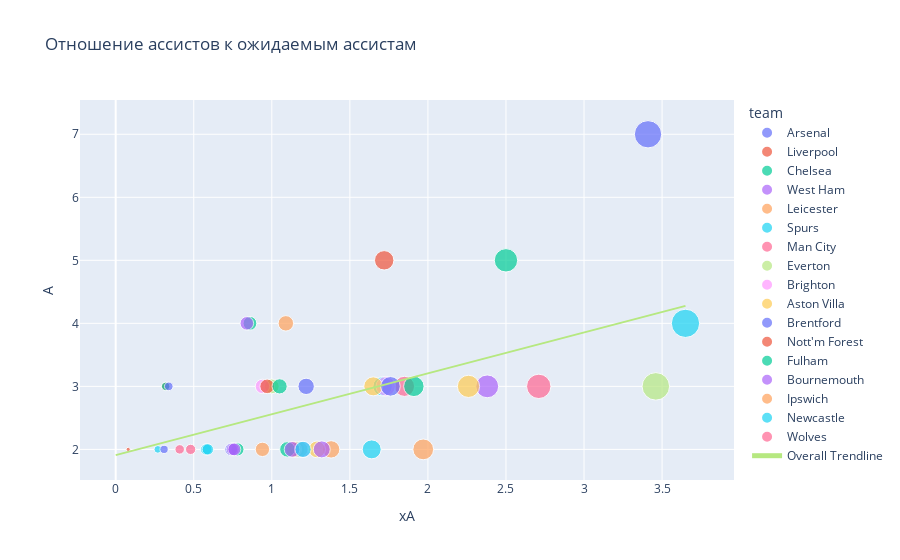

The notebook cell saved with this chart:
### Code cell
fig = px.scatter(
    players.sort_values("A", ascending=False).head(50),
    x="xA",
    y="A",
    color="team",
    trendline="ols",
    trendline_scope="overall",
    hover_name="player_name",
    size="xA",
    title="Отношение ассистов к ожидаемым ассистам",
)
fig.show()

### Figure 1 — Plotly figure (JSON) as saved in the notebook; plotly's stock layout.template omitted (floating-point values rounded to 4 significant figures)
{"data": [{"hovertemplate": "<b>%{hovertext}</b><br><br>team=Arsenal<br>xA=%{marker.size}<br>A=%{y}<extra></extra>", "hovertext": ["Saka"], "legendgroup": "Arsenal", "marker": {"color": "#636efa", "size": [3.41], "sizemode": "area", "sizeref": 0.009125, "symbol": "circle"}, "mode": "markers", "name": "Arsenal", "orientation": "v", "showlegend": true, "type": "scatter", "x": [3.41], "xaxis": "x", "y": [7], "yaxis": "y"}, {"hovertemplate": "<b>%{hovertext}</b><br><br>team=Liverpool<br>xA=%{marker.size}<br>A=%{y}<extra></extra>", "hovertext": ["M.Salah", "Diogo J.", "Jones", "Luis Díaz"], "legendgroup": "Liverpool", "marker": {"color": "#EF553B", "size": [1.72, 0.32, 0.08, 1.16], "sizemode": "area", "sizeref": 0.009125, "symbol": "circle"}, "mode": "markers", "name": "Liverpool", "orientation": "v", "showlegend": true, "type": "scatter", "x": [1.72, 0.32, 0.08, 1.16], "xaxis": "x", "y": [5, 3, 2, 2], "yaxis": "y"}, {"hovertemplate": "<b>%{hovertext}</b><br><br>team=Chelsea<br>xA=%{marker.size}<br>A=%{y}<extra></extra>", "hovertext": ["Palmer", "Sancho", "N.Jackson", "Caicedo", "Neto"], "legendgroup": "Chelsea", "marker": {"color": "#00cc96", "size": [2.5, 0.86, 0.32, 1.18, 0.78], "sizemode": "area", "sizeref": 0.009125, "symbol": "circle"}, "mode": "markers", "name": "Chelsea", "orientation": "v", "showlegend": true, "type": "scatter", "x": [2.5, 0.86, 0.32, 1.18, 0.78], "xaxis": "x", "y": [5, 4, 3, 2, 2], "yaxis": "y"}, {"hovertemplate": "<b>%{hovertext}</b><br><br>team=West Ham<br>xA=%{marker.size}<br>A=%{y}<extra></extra>", "hovertext": ["Antonio", "Bowen", "Ings"], "legendgroup": "West Ham", "marker": {"color": "#ab63fa", "size": [0.84, 2.38, 0], "sizemode": "area", "sizeref": 0.009125, "symbol": "circle"}, "mode": "markers", "name": "West Ham", "orientation": "v", "showlegend": true, "type": "scatter", "x": [0.84, 2.38, 0], "xaxis": "x", "y": [4, 3, 2], "yaxis": "y"}, {"hovertemplate": "<b>%{hovertext}</b><br><br>team=Leicester<br>xA=%{marker.size}<br>A=%{y}<extra></extra>", "hovertext": ["Ndidi", "Buonanotte", "A.Fatawu", "Winks"], "legendgroup": "Leicester", "marker": {"color": "#FFA15A", "size": [1.09, 0.94, 1.38, 1.14], "sizemode": "area", "sizeref": 0.009125, "symbol": "circle"}, "mode": "markers", "name": "Leicester", "orientation": "v", "showlegend": true, "type": "scatter", "x": [1.09, 0.94, 1.38, 1.14], "xaxis": "x", "y": [4, 2, 2, 2], "yaxis": "y"}, {"hovertemplate": "<b>%{hovertext}</b><br><br>team=Spurs<br>xA=%{marker.size}<br>A=%{y}<extra></extra>", "hovertext": ["Maddison", "Son", "Kulusevski", "Johnson", "P.M.Sarr", "Solanke"], "legendgroup": "Spurs", "marker": {"color": "#19d3f3", "size": [3.65, 1.71, 1.64, 0.58, 0.27, 0.59], "sizemode": "area", "sizeref": 0.009125, "symbol": "circle"}, "mode": "markers", "name": "Spurs", "orientation": "v", "showlegend": true, "type": "scatter", "x": [3.65, 1.71, 1.64, 0.58, 0.27, 0.59], "xaxis": "x", "y": [4, 3, 2, 2, 2, 2], "yaxis": "y"}, {"hovertemplate": "<b>%{hovertext}</b><br><br>team=Man City<br>xA=%{marker.size}<br>A=%{y}<extra></extra>", "hovertext": ["Sávio", "Bernardo", "Lewis"], "legendgroup": "Man City", "marker": {"color": "#FF6692", "size": [2.71, 1.85, 0.48], "sizemode": "area", "sizeref": 0.009125, "symbol": "circle"}, "mode": "markers", "name": "Man City", "orientation": "v", "showlegend": true, "type": "scatter", "x": [2.71, 1.85, 0.48], "xaxis": "x", "y": [3, 3, 2], "yaxis": "y"}, {"hovertemplate": "<b>%{hovertext}</b><br><br>team=Everton<br>xA=%{marker.size}<br>A=%{y}<extra></extra>", "hovertext": ["McNeil", "Young"], "legendgroup": "Everton", "marker": {"color": "#B6E880", "size": [3.46, 1], "sizemode": "area", "sizeref": 0.009125, "symbol": "circle"}, "mode": "markers", "name": "Everton", "orientation": "v", "showlegend": true, "type": "scatter", "x": [3.46, 1], "xaxis": "x", "y": [3, 3], "yaxis": "y"}, {"hovertemplate": "<b>%{hovertext}</b><br><br>team=Brighton<br>xA=%{marker.size}<br>A=%{y}<extra></extra>", "hovertext": ["Georginio", "Mitoma", "Minteh"], "legendgroup": "Brighton", "marker": {"color": "#FF97FF", "size": [0.94, 1.73, 1.2], "sizemode": "area", "sizeref": 0.009125, "symbol": "circle"}, "mode": "markers", "name": "Brighton", "orientation": "v", "showlegend": true, "type": "scatter", "x": [0.94, 1.73, 1.2], "xaxis": "x", "y": [3, 3, 2], "yaxis": "y"}, {"hovertemplate": "<b>%{hovertext}</b><br><br>team=Aston Villa<br>xA=%{marker.size}<br>A=%{y}<extra></extra>", "hovertext": ["Digne", "Tielemans", "Bailey"], "legendgroup": "Aston Villa", "marker": {"color": "#FECB52", "size": [1.65, 2.26, 1.29], "sizemode": "area", "sizeref": 0.009125, "symbol": "circle"}, "mode": "markers", "name": "Aston Villa", "orientation": "v", "showlegend": true, "type": "scatter", "x": [1.65, 2.26, 1.29], "xaxis": "x", "y": [3, 3, 2], "yaxis": "y"}, {"hovertemplate": "<b>%{hovertext}</b><br><br>team=Brentford<br>xA=%{marker.size}<br>A=%{y}<extra></extra>", "hovertext": ["Damsgaard", "Collins", "Lewis-Potter", "Janelt", "Wissa"], "legendgroup": "Brentford", "marker": {"color": "#636efa", "size": [1.76, 0.34, 1.22, 0.74, 0.31], "sizemode": "area", "sizeref": 0.009125, "symbol": "circle"}, "mode": "markers", "name": "Brentford", "orientation": "v", "showlegend": true, "type": "scatter", "x": [1.76, 0.34, 1.22, 0.74, 0.31], "xaxis": "x", "y": [3, 3, 3, 2, 2], "yaxis": "y"}, {"hovertemplate": "<b>%{hovertext}</b><br><br>team=Nott'm Forest<br>xA=%{marker.size}<br>A=%{y}<extra></extra>", "hovertext": ["Anderson"], "legendgroup": "Nott'm Forest", "marker": {"color": "#EF553B", "size": [0.97], "sizemode": "area", "sizeref": 0.009125, "symbol": "circle"}, "mode": "markers", "name": "Nott'm Forest", "orientation": "v", "showlegend": true, "type": "scatter", "x": [0.97], "xaxis": "x", "y": [3], "yaxis": "y"}, {"hovertemplate": "<b>%{hovertext}</b><br><br>team=Fulham<br>xA=%{marker.size}<br>A=%{y}<extra></extra>", "hovertext": ["Adama", "Robinson", "Smith Rowe"], "legendgroup": "Fulham", "marker": {"color": "#00cc96", "size": [1.91, 1.05, 1.1], "sizemode": "area", "sizeref": 0.009125, "symbol": "circle"}, "mode": "markers", "name": "Fulham", "orientation": "v", "showlegend": true, "type": "scatter", "x": [1.91, 1.05, 1.1], "xaxis": "x", "y": [3, 3, 2], "yaxis": "y"}, {"hovertemplate": "<b>%{hovertext}</b><br><br>team=Bournemouth<br>xA=%{marker.size}<br>A=%{y}<extra></extra>", "hovertext": ["Kerkez", "Kluivert", "Tavernier", "Cook"], "legendgroup": "Bournemouth", "marker": {"color": "#ab63fa", "size": [0.75, 0.76, 1.13, 1.32], "sizemode": "area", "sizeref": 0.009125, "symbol": "circle"}, "mode": "markers", "name": "Bournemouth", "orientation": "v", "showlegend": true, "type": "scatter", "x": [0.75, 0.76, 1.13, 1.32], "xaxis": "x", "y": [2, 2, 2, 2], "yaxis": "y"}, {"hovertemplate": "<b>%{hovertext}</b><br><br>team=Ipswich<br>xA=%{marker.size}<br>A=%{y}<extra></extra>", "hovertext": ["Davis"], "legendgroup": "Ipswich", "marker": {"color": "#FFA15A", "size": [1.97], "sizemode": "area", "sizeref": 0.009125, "symbol": "circle"}, "mode": "markers", "name": "Ipswich", "orientation": "v", "showlegend": true, "type": "scatter", "x": [1.97], "xaxis": "x", "y": [2], "yaxis": "y"}, {"hovertemplate": "<b>%{hovertext}</b><br><br>team=Newcastle<br>xA=%{marker.size}<br>A=%{y}<extra></extra>", "hovertext": ["J.Murphy"], "legendgroup": "Newcastle", "marker": {"color": "#19d3f3", "size": [1.2], "sizemode": "area", "sizeref": 0.009125, "symbol": "circle"}, "mode": "markers", "name": "Newcastle", "orientation": "v", "showlegend": true, "type": "scatter", "x": [1.2], "xaxis": "x", "y": [2], "yaxis": "y"}, {"hovertemplate": "<b>%{hovertext}</b><br><br>team=Wolves<br>xA=%{marker.size}<br>A=%{y}<extra></extra>", "hovertext": ["N.Semedo"], "legendgroup": "Wolves", "marker": {"color": "#FF6692", "size": [0.41], "sizemode": "area", "sizeref": 0.009125, "symbol": "circle"}, "mode": "markers", "name": "Wolves", "orientation": "v", "showlegend": true, "type": "scatter", "x": [0.41], "xaxis": "x", "y": [2], "yaxis": "y"}, {"hovertemplate": "<b>OLS trendline</b><br>A = 0.648814 * xA + 1.90887<br>R<sup>2</sup>=0.297772<br><br>xA=%{x}<br>A=%{y} <b>(trend)</b><extra></extra>", "legendgroup": "Overall Trendline", "line": {"color": "#B6E880"}, "mode": "lines", "name": "Overall Trendline", "showlegend": true, "type": "scatter", "x": [0, 0.08, 0.27, 0.31, 0.32, 0.32, 0.34, 0.41, 0.48, 0.58, 0.59, 0.74, 0.75, 0.76, 0.78, 0.84, 0.86, 0.94, 0.94, 0.97, 1, 1.05, 1.09, 1.1, 1.13, 1.14, 1.16, 1.18, 1.2, 1.2, 1.22, 1.29, 1.32, 1.38, 1.64, 1.65, 1.71, 1.72, 1.73, 1.76, 1.85, 1.91, 1.97, 2.26, 2.38, 2.5, 2.71, 3.41, 3.46, 3.65], "xaxis": "x", "y": [1.909, 1.961, 2.084, 2.11, 2.116, 2.116, 2.129, 2.175, 2.22, 2.285, 2.292, 2.389, 2.395, 2.402, 2.415, 2.454, 2.467, 2.519, 2.519, 2.538, 2.558, 2.59, 2.616, 2.623, 2.642, 2.649, 2.661, 2.674, 2.687, 2.687, 2.7, 2.746, 2.765, 2.804, 2.973, 2.979, 3.018, 3.025, 3.031, 3.051, 3.109, 3.148, 3.187, 3.375, 3.453, 3.531, 3.667, 4.121, 4.154, 4.277], "yaxis": "y"}], "layout": {"legend": {"itemsizing": "constant", "title": {"text": "team"}, "tracegroupgap": 0}, "title": {"text": "Отношение ассистов к ожидаемым ассистам"}, "xaxis": {"anchor": "y", "domain": [0, 1], "title": {"text": "xA"}}, "yaxis": {"anchor": "x", "domain": [0, 1], "title": {"text": "A"}}}}
